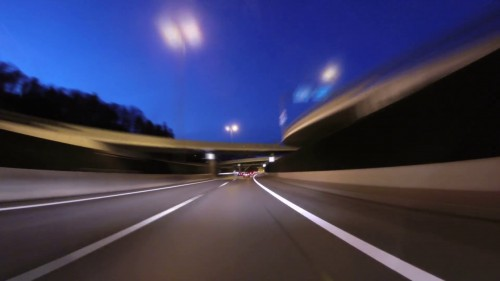
#> input picture road.jpg, 500 x 281 px, given in place of night.mp4, which was not available
$ python main.py   (older library calls are emulated)
#> lines starting #> are read from the running program, lines starting #| are printed output that depends on the picture; after the words box and inside, x2 and y2 are one past the last pixel; in counts of white or black regions, pixels touching at a corner belong together; pictures that were not available may be replaced by others from this repository, and a replacement may not be noted
### utilfunc.py
import numpy as np
import cv2

#we not going to calibrate the camera, we already have camera marix and distortion cooefficients
mtx_temp = [[1.15777930e+03, 0.00000000e+00, 6.67111054e+02], [0.00000000e+00, 1.15282291e+03, 3.86128937e+02], [0.00000000e+00, 0.00000000e+00, 1.00000000e+00]]
dist_temp = [[-0.24688775, -0.02373133, -0.00109842,  0.00035108, -0.00258571]]

mtx = np.ndarray(shape=(3,3), dtype=float)
for row in range(3):
    for column in range(3):
        mtx[row][column] = mtx_temp[row][column]
del(mtx_temp)

dist = np.ndarray(shape=(1,5), dtype=float)
for row in range(1):
    for column in range(5):
        dist[row][column] = dist_temp[row][column]
del(dist_temp)

print(mtx)
print(dist)

# Undistort function
def undistort(img):
    global mtx, dist
    return cv2.undistort(img, mtx, dist, None, mtx)

# Perspective transform functions (two functions)
#function 1
def get_vertices(img, condition):

    # Get image dimensions
    img_width, img_height = img.shape[1], img.shape[0]

    # define the region of interest
    y_mid = img_height//2  # midpoint of image height y
    x_mid = img_width//2   # midpoint of image width x

    if condition == 'n':
        #parameters for night
        y_up_off = 0
        y_down_off = 290
        x_up_left_off = 40
        x_up_right_off = 70
        x_down_left_off = 350
        x_down_right_off = 400

    elif condition == 'd':
        #parameters for day
        y_up_off = -100
        y_down_off = 310
        x_up_left_off = 80
        x_up_right_off = 90
        x_down_left_off = 370
        x_down_right_off = 490

    points = [
        (x_mid - x_up_left_off, y_mid - y_up_off),
        (x_mid + x_up_right_off, y_mid - y_up_off),
        (x_mid + x_down_right_off, y_mid + y_down_off),
        (x_mid - x_down_left_off, y_mid + y_down_off)
    ]

    src = np.float32(points)

    dst = np.float32([
        [0, 0],
        [img_width, 0],
        [img_width, img_height],
        [0, img_height]
    ])

    return src, dst

#function 2
def perspective_transform(img, src, dst):

    # Calculate perspective transforms
    M = cv2.getPerspectiveTransform(src, dst)
    Minv = cv2.getPerspectiveTransform(dst, src)

    # Apply perspective transformation to image
    img_size = (img.shape[1], img.shape[0])
    warped = cv2.warpPerspective(img, M, img_size, flags=cv2.INTER_LINEAR)

    return warped, M, Minv

def abs_thresh(img, orient='x', sobel_kernel=3, thresh=(0, 255)):

    # Convert to grayscale
    img = cv2.cvtColor(img, cv2.COLOR_BGR2GRAY)

    # Absolulte value of x or y gradient
    if orient == 'x':
        abs_sobel = np.absolute(cv2.Sobel(img, cv2.CV_64F, 1, 0, ksize=sobel_kernel))
    if orient == 'y':
        abs_sobel = np.absolute(cv2.Sobel(img, cv2.CV_64F, 0, 1, ksize=sobel_kernel))

    # Rescale to 8-bit integer
    scaled_sobel = np.uint8(255 * abs_sobel / np.max(abs_sobel))


    # Apply threshold
    binary_output = np.zeros_like(scaled_sobel)
    binary_output[(scaled_sobel >= thresh[0]) & (scaled_sobel <= thresh[1])] = 1

    # Return the result
    return binary_output

def mag_thresh(img, sobel_kernel=3, thresh=(0, 255)):

    # Convert to grayscale
    img = cv2.cvtColor(img, cv2.COLOR_RGB2GRAY)

    # X and Y gradients
    sobelx = cv2.Sobel(img, cv2.CV_64F, 1, 0, ksize=sobel_kernel)
    sobely = cv2.Sobel(img, cv2.CV_64F, 0, 1, ksize=sobel_kernel)

    # Gradient magnitude
    mag = np.sqrt(sobelx**2 + sobely**2)

    # Rescale to 8-bit integer
    scaled_sobel = np.uint8(255 * mag / np.max(mag))

    # Apply threshold
    binary_output = np.zeros_like(scaled_sobel)
    binary_output[(scaled_sobel >= thresh[0]) & (scaled_sobel <= thresh[1])] = 1

    # Return the binary image
    return binary_output

def hsv_thresh(img, channel='S', thresh=(200, 255)):

    # Convert to HSV
    hsv = cv2.cvtColor(img, cv2.COLOR_BGR2HSV)

    # Split the image into its color channels
    H, S, V = hsv[:,:,0], hsv[:,:,1], hsv[:,:,2]

    # Select the channel to use
    if channel == 'H':
        channel = H
    elif channel == 'S':
        channel = S
    elif channel == 'V':
        channel = V
    else:
        raise ValueError("Channel not recognized. Only HSV channels can be displayed as binaries.")

    # Create binary mask using the chosen channel
    hsv_binary = np.zeros_like(channel)
    hsv_binary[(channel > thresh[0]) & (channel <= thresh[1])] = 1

    return hsv_binary

def comb_thresh(image, condition):

    Xsobel_kernel=3
    Xthresh_min=30
    Xthresh_max=130
    Ysobel_kernel=3
    Ythresh_min=50
    Ythresh_max=140
    mag_sobel_kernel=5
    mag_thresh_min=50
    mag_thresh_max=150
    Sthresh_min=225
    Sthresh_max=255

    if condition == 'n':
        Vthresh_min=120

    elif condition == 'd':
        Vthresh_min=225

    Vthresh_max=255

    # Gradient thresholds
    sx_binary = abs_thresh(image, orient='x', sobel_kernel=Xsobel_kernel, thresh=(Xthresh_min,Xthresh_max))
    sy_binary = abs_thresh(image, orient='y', sobel_kernel=Ysobel_kernel, thresh=(Ythresh_min,Ythresh_max))
    mag_binary = mag_thresh(image, sobel_kernel=mag_sobel_kernel, thresh=(mag_thresh_min,mag_thresh_max))

    # Color thresholds
    s_binary = hsv_thresh(image, channel='S', thresh=(Sthresh_min,Sthresh_max))  # saturation channel
    v_binary = hsv_thresh(image, channel='V', thresh=(Vthresh_min, Vthresh_max))  # value channel

    ## Combinations of above thresholds:

    # Gradients
    grad = np.zeros_like(sx_binary)
    grad[((sx_binary == 1) | (sy_binary == 1)) | (mag_binary == 1)] = 1

    # S + V channels
    sv = np.zeros_like(s_binary)
    sv[(s_binary == 1) | (v_binary == 1)] = 1

    # Gradient + SV
    gradsv = np.zeros_like(grad)
    gradsv[(grad == 1) | (sv == 1)] = 1
    return gradsv

# Use warped binary to identify lane lines using sliding windows approach
def find_lines(binary_warped):

    binary_warped = binary_warped.astype('uint8')

    #originate the output image
    image_out = np.dstack((binary_warped, binary_warped, binary_warped))*255

    histogram = np.sum(binary_warped[int(binary_warped.shape[0]/2):,:], axis=0)

    midpoint = np.int(histogram.shape[0]/2)
    leftx_base = np.argmax(histogram[:midpoint])
    rightx_base = np.argmax(histogram[midpoint:]) + midpoint

    nwindows = 9

    window_height = np.int(binary_warped.shape[0]/nwindows)

    nonzero = binary_warped.nonzero()
    nonzeroy = np.array(nonzero[0])
    nonzerox = np.array(nonzero[1])

    leftx_current = leftx_base
    rightx_current = rightx_base

    margin = 100

    minpix = 50

    left_lane_inds = []
    right_lane_inds = []

    for window in range(nwindows):
        # Identify window boundaries in x and y (and right and left)
        win_y_low = binary_warped.shape[0] - (window+1)*window_height
        win_y_high = binary_warped.shape[0] - window*window_height
        win_xleft_low = leftx_current - margin
        win_xleft_high = leftx_current + margin
        win_xright_low = rightx_current - margin
        win_xright_high = rightx_current + margin

        #draw the sliding window in the output image
        cv2.rectangle(image_out,(win_xleft_low,win_y_low),(win_xleft_high,win_y_high),(0,255,0), 2)
        cv2.rectangle(image_out,(win_xright_low,win_y_low),(win_xright_high,win_y_high),(0,255,0), 2)

        # Identify the nonzero pixels in x and y within the window
        good_left_inds = ((nonzeroy >= win_y_low) & (nonzeroy < win_y_high) &
                          (nonzerox >= win_xleft_low) &  (nonzerox < win_xleft_high)).nonzero()[0]
        good_right_inds = ((nonzeroy >= win_y_low) & (nonzeroy < win_y_high) &
                           (nonzerox >= win_xright_low) &  (nonzerox < win_xright_high)).nonzero()[0]

        # Append these indices to the lists
        left_lane_inds.append(good_left_inds)
        right_lane_inds.append(good_right_inds)

        # If you found > minpix pixels, recenter next window on their mean position
        if len(good_left_inds) > minpix:
            leftx_current = np.int(np.mean(nonzerox[good_left_inds]))
        if len(good_right_inds) > minpix:
                rightx_current = np.int(np.mean(nonzerox[good_right_inds]))

    # Concatenate the arrays of indices
    left_lane_inds = np.concatenate(left_lane_inds)
    right_lane_inds = np.concatenate(right_lane_inds)

    # Extract left and right line pixel positions
    leftx = nonzerox[left_lane_inds]
    lefty = nonzeroy[left_lane_inds]
    rightx = nonzerox[right_lane_inds]
    righty = nonzeroy[right_lane_inds]

    # Fit a second order polynomial to each
    left_fit = np.polyfit(lefty, leftx, 2)
    right_fit = np.polyfit(righty, rightx, 2)

    return left_fit, right_fit, image_out, histogram

# Function that uses the last frame as reference for fitting the next frame
def use_last_frame(binary_warped, left_fit, right_fit):

    nonzero = binary_warped.nonzero()
    nonzeroy = np.array(nonzero[0])
    nonzerox = np.array(nonzero[1])
    margin = 30
    left_lane_inds = (
        (nonzerox > (left_fit[0] * (nonzeroy ** 2) + left_fit[1] * nonzeroy + left_fit[2] - margin)) &
        (nonzerox < (left_fit[0] * (nonzeroy ** 2) + left_fit[1] * nonzeroy + left_fit[2] + margin)))
    right_lane_inds = (
        (nonzerox > (right_fit[0] * (nonzeroy ** 2) + right_fit[1] * nonzeroy + right_fit[2] - margin)) &
        (nonzerox < (right_fit[0] * (nonzeroy ** 2) + right_fit[1] * nonzeroy + right_fit[2] + margin)))

    # Again, extract left and right line pixel positions
    leftx = nonzerox[left_lane_inds]
    lefty = nonzeroy[left_lane_inds]
    rightx = nonzerox[right_lane_inds]
    righty = nonzeroy[right_lane_inds]

    # Fit a second order polynomial to each
    left_fit = np.polyfit(lefty, leftx, 2)
    right_fit = np.polyfit(righty, rightx, 2)

    # Generate x and y values for plotting
    ploty = np.linspace(0, binary_warped.shape[0] - 1, binary_warped.shape[0])
    left_fitx = left_fit[0] * ploty ** 2 + left_fit[1] * ploty + left_fit[2]
    right_fitx = right_fit[0] * ploty ** 2 + right_fit[1] * ploty + right_fit[2]


    return left_fitx, right_fitx, ploty, left_fit, right_fit, leftx, rightx, lefty, righty, left_lane_inds, right_lane_inds

def radius_center(ploty, leftx, rightx, lefty, righty):

    y_eval = np.max(ploty)

    # Define conversions in x and y from pixels space to meters
    ym_per_pix = 30 / 720  # meters per pixel in y dimension
    xm_per_pix = 3.7 / 700  # meters per pixel in x dimension

    # Fit new polynomials to x,y in world space
    left_fit_cr = np.polyfit(lefty * ym_per_pix, leftx * xm_per_pix, 2)
    right_fit_cr = np.polyfit(righty * ym_per_pix, rightx * xm_per_pix, 2)

    # Calculate the new radii of curvature
    left_curve_radius = ((1 + (2 * left_fit_cr[0] * y_eval * ym_per_pix + left_fit_cr[1]) ** 2) ** 1.5) / np.absolute(
        2 * left_fit_cr[0])
    right_curve_radius = ((1 + (2 * right_fit_cr[0] * y_eval * ym_per_pix + right_fit_cr[1]) ** 2) ** 1.5) / np.absolute(
        2 * right_fit_cr[0])
    radius = np.mean([left_curve_radius, right_curve_radius])

    left_y_max = np.argmax(lefty)
    right_y_max = np.argmax(righty)
    center_x = (leftx[left_y_max] + rightx[right_y_max])/2
    center_offset = (640 - center_x) * xm_per_pix


    return radius, center_offset

def project_back(binary_warped, original_image, undist, Minv, left_fitx, right_fitx, ploty):

    # Create an image to draw the lines on
    warp_zero = np.zeros_like(binary_warped).astype(np.uint8)
    color_warp = np.dstack((warp_zero, warp_zero, warp_zero))

    # Recast the x and y points into usable format for cv2.fillPoly()
    pts_left = np.array([np.transpose(np.vstack([left_fitx, ploty]))])
    pts_right = np.array([np.flipud(np.transpose(np.vstack([right_fitx, ploty])))])
    pts = np.hstack((pts_left, pts_right))

    # Draw the lane onto the warped blank image
    cv2.fillPoly(color_warp, np.int_([pts]), (0, 255, 0))

    # Warp the blank back to original image space using inverse perspective matrix (Minv)
    newwarp = cv2.warpPerspective(color_warp, Minv,
                                  (original_image.shape[1], original_image.shape[0]))
    # Combine the result with the original image
    result = cv2.addWeighted(undist, 1, newwarp, 0.3, 0)

    return result

def pipeline(image, condition):

    undist = undistort(image)
    src, dst = get_vertices(undist, condition)
    warped, M, Minv = perspective_transform(undist, src, dst)
    warped_binary = comb_thresh(warped, condition)

    #global left_fitx, right_fitx, ploty, left_fit, right_fit, leftx, rightx, lefty, righty

    left_fit, right_fit, perspective, histogram = find_lines(warped_binary)
    left_fitx, right_fitx, ploty, left_fit, right_fit, leftx, rightx, lefty, righty, _, _ = \
    use_last_frame(warped_binary, left_fit, right_fit)

    radius, center_offset = radius_center(ploty, leftx, rightx, lefty, righty)

    result = project_back(warped_binary, image, undist, Minv, left_fitx, right_fitx, ploty)

    cv2.putText(result, 'Radius: {0:.1f}m '.format(radius), (50, 50),
    cv2.FONT_HERSHEY_SIMPLEX, 1, (255, 255, 255), 2, bottomLeftOrigin=False)
    cv2.putText(result, 'Center Offset: {0:.2f}m'.format(center_offset), (50, 100),
    cv2.FONT_HERSHEY_SIMPLEX, 1, (255, 255, 255), 2, bottomLeftOrigin=False)
    if condition == 'n':
        text = 'night'
    elif conditin == 'd':
        text = 'day'
    cv2.putText(result, 'Condition: '+text, (50, 150),
    cv2.FONT_HERSHEY_SIMPLEX, 1, (255, 255, 255), 2, bottomLeftOrigin=False)

    return result, perspective, histogram

### main.py
import numpy as np
import cv2
import glob
#import matplotlib.pyplot as plt

from utilfunc import *

condition = 'n'
VIDEO_NAME = 'night.mp4'

video = cv2.VideoCapture(VIDEO_NAME)

while(video.isOpened()):
    ret, frame = video.read()
#> frame is the input picture: shape (281, 500, 3); mean B, G, R 91.6, 59.3, 59.8

    # All the results have been drawn on the frame, so it's time to display it.
    try:
        result, perspective, _ = pipeline(frame, condition)
#> in undistort, `return cv2.undistort(img, mtx, dist, None, mtx)`:
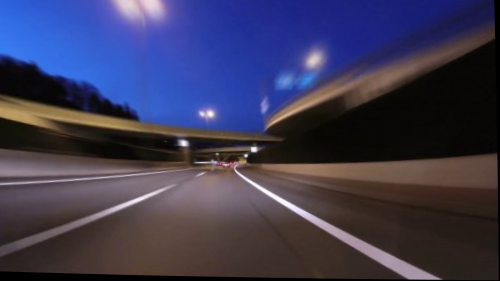
#> returned value: shape (281, 500, 3); mean of channels 0, 1, 2 85.5, 58.5, 61.1; drawn as B, G, R
#> in pipeline, `src, dst = get_vertices(undist, condition)`: src = [[210, 140], [320, 140], [650, 430], [-100, 430]]; dst = [[0, 0], [500, 0], [500, 281], [0, 281]]
#> in perspective_transform, `M = cv2.getPerspectiveTransform(src, dst)`: M = [[-2.51, -2.69, 903.8], [7e-16, -3.65, 511.4], [2.02e-18, -0.0111, 1]]
#> in perspective_transform, `Minv = cv2.getPerspectiveTransform(dst, src)`: Minv = [[0.22, -0.8, 210], [9.65e-17, -0.274, 140], [6.89e-19, -0.00304, 1]]
#> in perspective_transform, `warped = cv2.warpPerspective(img, M, img_size, flags=cv2.INTER_LINEAR)`:
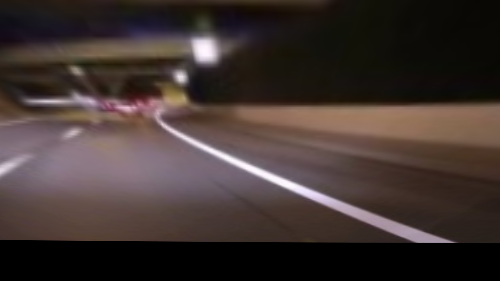
#> warped: shape (281, 500, 3); mean B, G, R 49.8, 52.9, 65
#> in comb_thresh, `sx_binary = abs_thresh(image, orient='x', sobel_kernel=Xsobel_kernel, ..`:
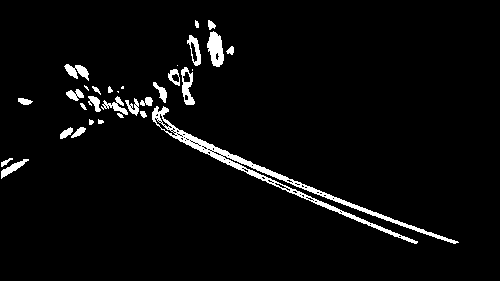
#> sx_binary: shape (281, 500); values 0 (black) and 1 (white), 3.9% white; 32 white regions (5 under 20 px), largest, box (x1, y1, x2, y2) and area: (152, 106, 459, 244) 2707, (207, 31, 224, 67) 410, (181, 67, 195, 105) 268
#> in comb_thresh, `sy_binary = abs_thresh(image, orient='y', sobel_kernel=Ysobel_kernel, ..`: sy_binary: shape (281, 500); values 0 (black) and 1 (white), 3% white; 28 white regions (13 under 20 px), largest, box (x1, y1, x2, y2) and area: (0, 120, 500, 244) 2900, (273, 104, 432, 107) 353, (26, 102, 70, 107) 174
#> in comb_thresh, `mag_binary = mag_thresh(image, sobel_kernel=mag_sobel_kernel, thresh=(..`: mag_binary: shape (281, 500); values 0 (black) and 1 (white), 4.8% white; 20 white regions (4 under 20 px), largest, box (x1, y1, x2, y2) and area: (0, 112, 500, 245) 3385, (241, 102, 500, 108) 941, (190, 35, 222, 68) 594
#> in hsv_thresh, `hsv = cv2.cvtColor(img, cv2.COLOR_BGR2HSV)`: hsv: shape (281, 500, 3); mean H, S, V 45.6, 71.6, 65.3
#> in hsv_thresh, `H, S, V = hsv[:,:,0], hsv[:,:,1], hsv[:,:,2]`:
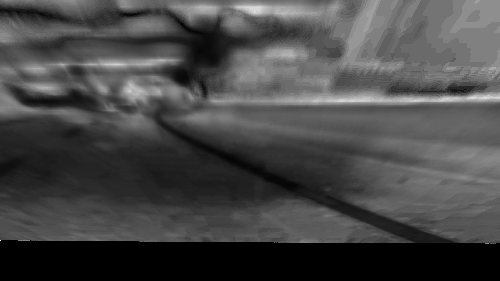
#> S: shape (281, 500); min 0, max 255, mean 71.6
#> in comb_thresh, `s_binary = hsv_thresh(image, channel='S', thresh=(Sthresh_min,Sthresh_..`: s_binary: shape (281, 500); values 0 (black) and 1 (white), 0% white in thin lines or dots, all inside (x1, y1, x2, y2) = (0, 240, 1, 241)
#> in comb_thresh, `v_binary = hsv_thresh(image, channel='V', thresh=(Vthresh_min, Vthresh..`: v_binary: shape (281, 500); values 0 (black) and 1 (white), 17% white; 10 white regions (1 under 20 px), largest, box (x1, y1, x2, y2) and area: (0, 90, 454, 243) 15426, (237, 107, 500, 141) 7074, (180, 36, 222, 64) 773
#> in pipeline, `warped_binary = comb_thresh(warped, condition)`:
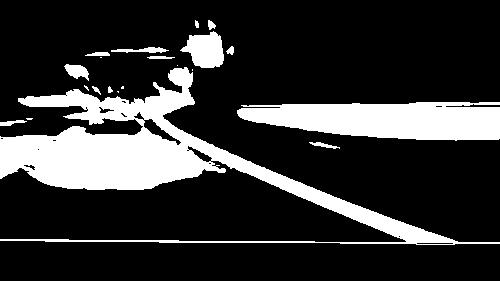
#> warped_binary: shape (281, 500); values 0 (black) and 1 (white), 20.3% white; 21 white regions (7 under 20 px), largest, box (x1, y1, x2, y2) and area: (0, 67, 500, 245) 18545, (237, 102, 500, 141) 7889, (180, 31, 224, 68) 1097
#> in find_lines, `histogram = np.sum(binary_warped[int(binary_warped.shape[0]/2):,:], ax..`: histogram = 500 values, max 52 at index 67, min 2 at index 458, mean 27.12
#> in find_lines, `leftx_base = np.argmax(histogram[:midpoint])`: leftx_base = 67
#> in find_lines, `rightx_base = np.argmax(histogram[midpoint:]) + midpoint`: rightx_base = 312
#> in find_lines, `nonzero = binary_warped.nonzero()`: nonzero = 28520 positions, rows 20 to 244, columns 0 to 499
#> in find_lines, `leftx_current = leftx_base`: leftx_current = 67
#> in find_lines, `rightx_current = rightx_base`: rightx_current = 312
#> the loop in find_lines, `for window in range(nwindows):` made 9 passes
#> (win_xleft_low, win_xleft_high, win_xright_low, win_xright_high, leftx_current, rightx_current) on passes 2 to 9: (-33, 167, 212, 412, 83, 361), (-17, 183, 261, 461, 111, 334), (11, 211, 234, 434, 109, 265), (9, 209, 165, 365, 106, 239), (6, 206, 139, 339, 111, 246), (11, 211, 146, 346, 140, 181), (40, 240, 81, 281, 188, 188), (88, 288, 88, 288, 206, 206)
#> (win_xleft_low, win_xleft_high, win_xright_low, win_xright_high) on pass 1: (-33, 167, 212, 412)
#> after the loop in find_lines, `for window in range(nwindows):`:
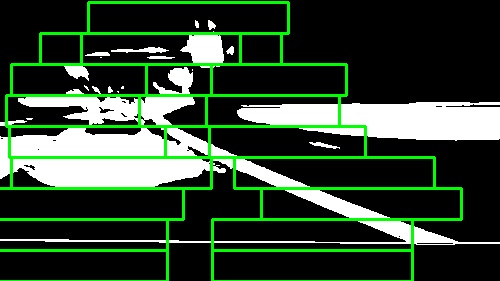
#> image_out: shape (281, 500, 3); mean of channels 0, 1, 2 47.6, 70.3, 47.6; drawn as B, G, R
#> after the loop in find_lines, `for window in range(nwindows):`: left_lane_inds = 9 items
#> in find_lines, `left_lane_inds = np.concatenate(left_lane_inds)`: left_lane_inds = 15894 values, max 28023 at index 365, min 0 at index 15810, mean 13772
#> in find_lines, `right_lane_inds = np.concatenate(right_lane_inds)`: right_lane_inds = 9977 values, max 28428 at index 1047, min 0 at index 9893, mean 12782.9
#> in find_lines, `leftx = nonzerox[left_lane_inds]`: leftx = 15894 values, max 233 at index 14888, min 0 at index 0, mean 118.1
#> in find_lines, `lefty = nonzeroy[left_lane_inds]`: lefty = 15894 values, max 242 at index 358, min 20 at index 15810, mean 134.7
#> in find_lines, `rightx = nonzerox[right_lane_inds]`: rightx = 9977 values, max 411 at index 300, min 85 at index 9517, mean 256.6
#> in find_lines, `righty = nonzeroy[right_lane_inds]`: righty = 9977 values, max 243 at index 976, min 20 at index 9893, mean 133.9
#> in find_lines, `left_fit = np.polyfit(lefty, leftx, 2)`: left_fit = [0.00419, -1.52, 238.5]
#> in find_lines, `right_fit = np.polyfit(righty, rightx, 2)`: right_fit = [0.00222, 0.282, 171.9]
#> in pipeline, `left_fit, right_fit, perspective, histogram = find_lines(warped_binary)`: left_fit = [0.00419, -1.52, 238.5]; right_fit = [0.00222, 0.282, 171.9]
#> in use_last_frame, `nonzero = binary_warped.nonzero()`: nonzero = 28520 positions, rows 20 to 244, columns 0 to 499
#> in use_last_frame, `leftx = nonzerox[left_lane_inds]`: leftx = 5783 values, max 219 at index 126, min 72 at index 4552, mean 122.5
#> in use_last_frame, `lefty = nonzeroy[left_lane_inds]`: lefty = 5783 values from 20 to 241
#> in use_last_frame, `rightx = nonzerox[right_lane_inds]`: rightx = 3610 values, max 401 at index 3609, min 161 at index 454, mean 263.6
#> in use_last_frame, `righty = nonzeroy[right_lane_inds]`: righty = 3610 values from 20 to 243
#> in use_last_frame, `left_fit = np.polyfit(lefty, leftx, 2)`: left_fit = [0.0048, -1.73, 257.3]
#> in use_last_frame, `right_fit = np.polyfit(righty, rightx, 2)`: right_fit = [0.0043, -0.281, 204]
#> in use_last_frame, `left_fitx = left_fit[0] * ploty ** 2 + left_fit[1] * ploty + left_fit[2]`: left_fitx = 281 values, max 257.3 at index 0, min 100.9 at index 180, mean 140.4
#> in use_last_frame, `right_fitx = right_fit[0] * ploty ** 2 + right_fit[1] * ploty + right_..`: right_fitx = 281 values, max 462.6 at index 280, min 199.4 at index 33, mean 277.3
#> in pipeline, `left_fitx, right_fitx, ploty, left_fit, right_fit, leftx, rightx, left..`: ploty = 281 values from 0 to 280; left_fit = [0.0048, -1.73, 257.3]; right_fit = [0.0043, -0.281, 204]; lefty = 5783 values from 20 to 241; righty = 3610 values from 20 to 243
#> in radius_center, `y_eval = np.max(ploty)`: y_eval = 280
#> in radius_center, `left_fit_cr = np.polyfit(lefty * ym_per_pix, leftx * xm_per_pix, 2)`: left_fit_cr = [0.0146, -0.22, 1.36]
#> in radius_center, `right_fit_cr = np.polyfit(righty * ym_per_pix, rightx * xm_per_pix, 2)`: right_fit_cr = [0.0131, -0.0356, 1.08]
#> in radius_center, `left_curve_radius = ((1 + (2 * left_fit_cr[0] * y_eval * ym_per_pix + ..`: left_curve_radius = 34.97
#> in radius_center, `right_curve_radius = ((1 + (2 * right_fit_cr[0] * y_eval * ym_per_pix ..`: right_curve_radius = 42.42
#> in radius_center, `radius = np.mean([left_curve_radius, right_curve_radius])`: radius = 38.69
#> in radius_center, `left_y_max = np.argmax(lefty)`: left_y_max = 5723
#> in radius_center, `right_y_max = np.argmax(righty)`: right_y_max = 3550
#> in radius_center, `center_x = (leftx[left_y_max] + rightx[right_y_max])/2`: center_x = 214.5
#> in radius_center, `center_offset = (640 - center_x) * xm_per_pix`: center_offset = 2.25
#> in pipeline, `radius, center_offset = radius_center(ploty, leftx, rightx, lefty, rig..`: radius = 38.69; center_offset = 2.25
#> in project_back, `pts_left = np.array([np.transpose(np.vstack([left_fitx, ploty]))])`: pts_left = 281 pairs, first value 100.9 to 257.3, second value 0 to 280
#> in project_back, `pts_right = np.array([np.flipud(np.transpose(np.vstack([right_fitx, pl..`: pts_right = 281 pairs, first value 199.4 to 462.6, second value 0 to 280
#> in project_back, `pts = np.hstack((pts_left, pts_right))`: pts = 562 pairs, first value 100.9 to 462.6, second value 0 to 280
        s_frame = cv2.resize(frame, (640, 360))
        cv2.imshow('input',s_frame)
        s_result = cv2.resize(result, (640, 360))
        cv2.imshow('result',s_result)
        S_perspective = cv2.resize(perspective, (640, 360))
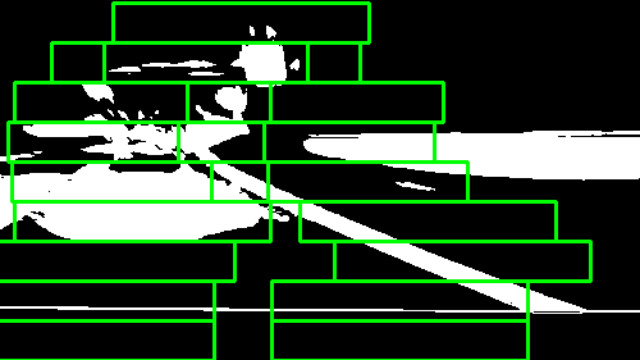
#> S_perspective: shape (360, 640, 3); mean of channels 0, 1, 2 47.6, 70.3, 47.6; drawn as B, G, R
        cv2.imshow('perspective',S_perspective)
    except:
        pass

    # Press 'q' to quit
    if cv2.waitKey(1) == ord('q'):
#> (key q is pressed here)
        break

# Clean up
video.release()
cv2.destroyAllWindows()
